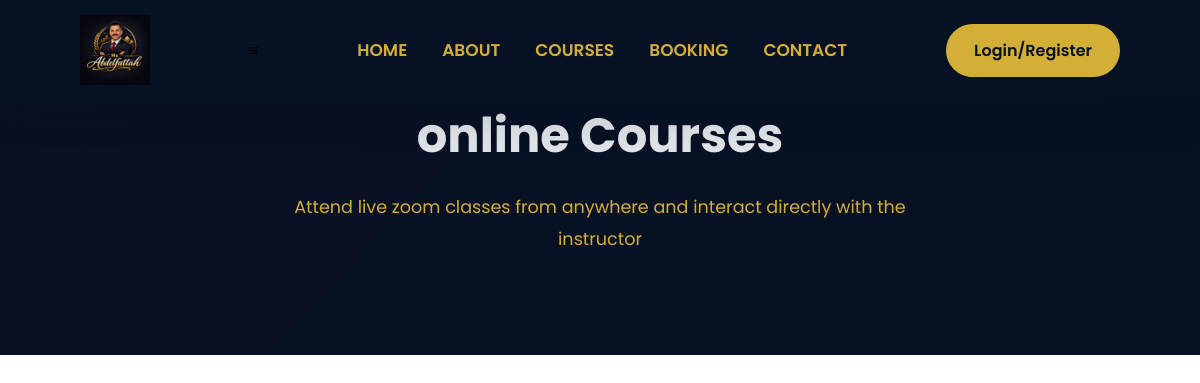
Before: /courses/online with the older database file.
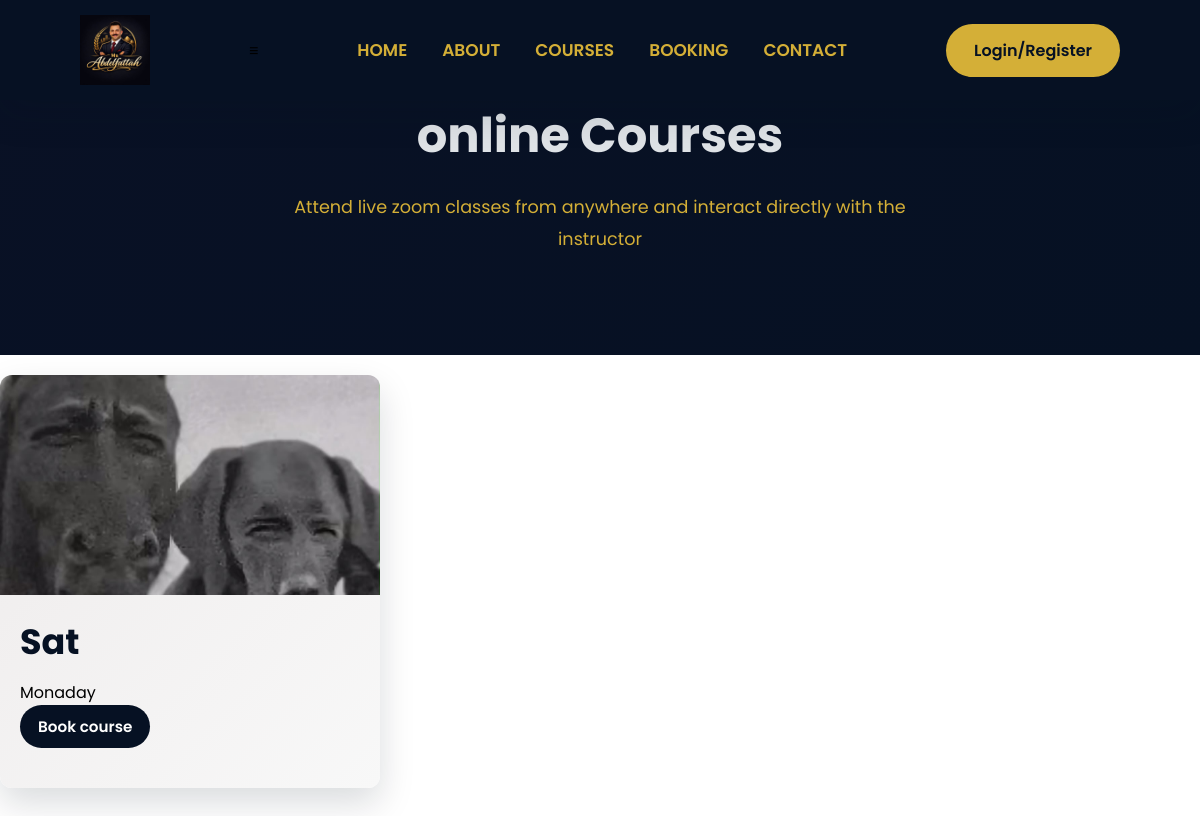
After: the same page with the newer database file.
### models/course.py (models this page shows)
class Course(db.Model):
    id = db.Column(db.Integer, primary_key=True)
    title = db.Column(db.String(150), nullable=False)
    description = db.Column(db.Text, nullable=False)
    course_type = db.Column(db.String(20), nullable=False)
    image = db.Column(db.String(255), nullable=True)
    is_active = db.Column(db.Boolean, default=True)

### routes/courses.py (the view)
@course.route("/courses/online")
def online_courses():
    courses = Course.query.filter_by(course_type="online").all()
    return render_template("online.html", course=courses)

### templates/online.html (shortened to what this page needs)
{% extends "base.html"%}
{%block body%}
<section class="recorded-page">
    <div class="recorded-header">
       <h1 class="page-title">online Courses</h1>
       <p>Attend live zoom classes from anywhere and interact directly with the instructor</p>
    </div>
</section>
<section  class="recorded-courses">
    <div class="recorded-container">
        <div class="recorded-grid">
          {%for course in course%}
          <div  data-aos="zoom-in" data-aos-delay="300">
            <div class="recorded-card">
                <div class="recorded-img">
                    {%if course.image%}
                      <img src="{{ url_for('static', filename='uploads/'+ course.image) }}" alt="{{course.title}}">
                    {%endif%}
                </div>
                <div class="recorded-content" >
                    <h3>{{course.title}}</h3>
                    <p> {{course.description}}</p>
                    <a href="/booking" class="btn btn-admin"> Book course</a>
                </div>
            </div>
          </div>
          {%endfor%}
        </div>
    </div>
</section>
{%endblock%}

Changed rows visible on the page:
added Course: image (picture), title "Sat", description "Monaday"
